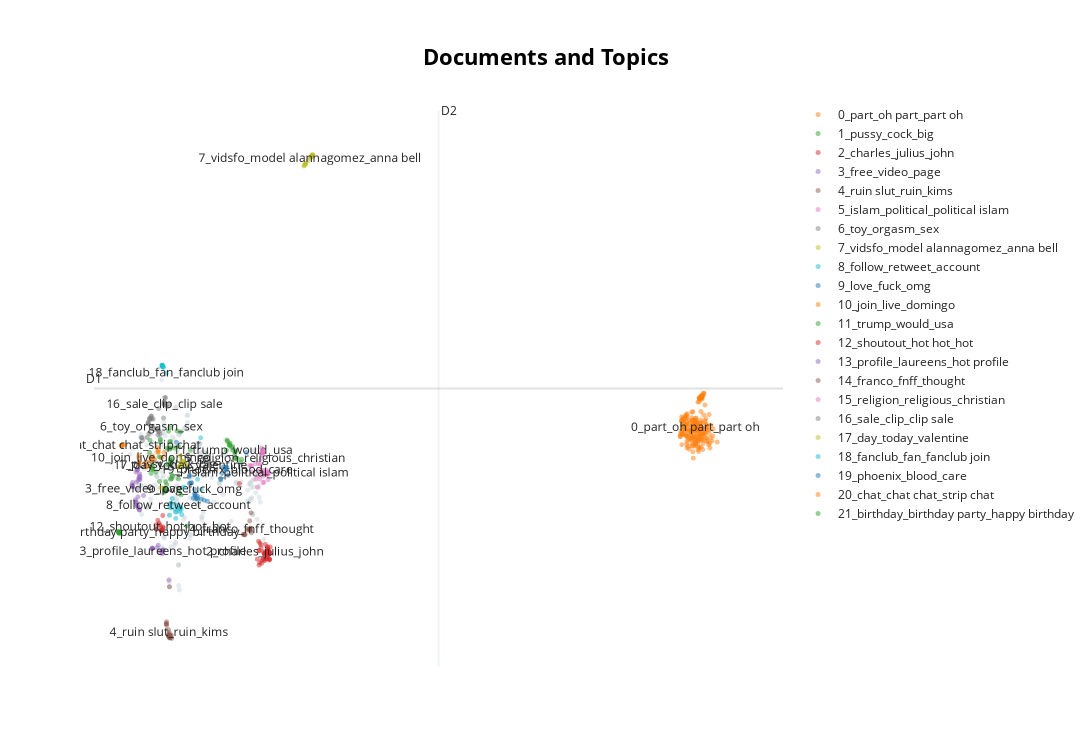

Notebook code cell kept with this figure:
### Code cell
model.visualize_documents(tweets)

### Figure 1 — Plotly figure (JSON) as saved in the notebook; plotly's stock layout.template omitted (floating-point values rounded to 4 significant figures; data arrays with more than 128 entries replaced by an {"elided": "..."} marker saying what was removed)
{"data": [{"hoverinfo": "text", "hovertext": {"elided": "222 str values"}, "marker": {"color": "#CFD8DC", "opacity": 0.5, "size": 5}, "mode": "markers+text", "name": "other", "showlegend": false, "type": "scattergl", "x": {"elided": "222 float values"}, "y": {"elided": "222 float values"}}, {"hoverinfo": "text", "hovertext": {"elided": "220 str values"}, "marker": {"opacity": 0.5, "size": 5}, "mode": "markers+text", "name": "0_part_oh part_part oh", "text": {"elided": "220 str values"}, "textfont": {"size": 12}, "type": "scattergl", "x": {"elided": "220 float values"}, "y": {"elided": "220 float values"}}, {"hoverinfo": "text", "hovertext": ["bap bop bip boop", "native excuse drink", "take bite", "pervert german grandma rub huge clitoris live stream", "vip drink", "drop friday kylie quinn back ready get piped", "literally female train surprisingly even black noir many others th", "let cumwhore checkout hot bareback vids enjoy floo", "guess bra size", "another fav scene mine feature russian babe", "bad day stick face sweater puppy magically well", "wan na play pussy u check link u wan na", "tokyo lynn boob proof men focus two thing old account", "flood pussy bareback ao inseminate mouth day", "creampie", "must fallow oh yeah daddy make cum", "marilyn hot latina need little huge cock visit", "ball deep anal dap pee drink butt rise creampie swallow amaze", "get ta see venezuelan slut suck cock get fuck trio marianne photography kev", "cocksucker club classic scene", "brazzers girl double anal trouble sofia lee part", "spermahure sunny hur sun want l", "nikkis dildo stuffed pussy wednesday check work", "pathetic white dick compare bbc full vids hotwife meet hardcore page", "big cock busty hairy milf", "handle milky mega tit onlythe hottest natural", "maki hojo one day stay vil", "nude boob one picture picture rid dick grab tit one like bet", "cock suck always train get practice see lipstick stain dick", "probably hottest latina ever live stream latinashot", "angel natalia queen baberotica vr hot", "splish splash take bath", "pam pur gt gt pussy tit titten fotze", "spit shine", "swp spicygirls nikkilove let show true pleasure follow", "let cumwhore checkout hot bareback vids vouch", "follow la diva del tubo sexy model", "slut eat insemination spermakresses video online h", "free fuck hottest girl", "stf babe add", "trish gon na get fuck creamy pussy watch full video", "big titty mil f amp cougar compilation part promise pussy stay dry watch full movie", "come hang sexy model mistress lucilla", "let take back year ago big boob long pussy beat vip page", "big titty mil f amp cougar compilation part rub pussy watch full movie", "follow cum", "paranoia anime girl actual fuck even", "colombian housewife super horny livestream colombiangirl bustyandproud", null], "marker": {"opacity": 0.5, "size": 5}, "mode": "markers+text", "name": "1_pussy_cock_big", "text": ["", "", "", "", "", "", "", "", "", "", "", "", "", "", "", "", "", "", "", "", "", "", "", "", "", "", "", "", "", "", "", "", "", "", "", "", "", "", "", "", "", "", "", "", "", "", "", "", "1_pussy_cock_big"], "textfont": {"size": 12}, "type": "scattergl", "x": [-4.645, -4.178, -4.27, -5.432, -4.336, -4.606, -4.166, -5.359, -4.59, -4.274, -3.775, -4.549, -4.611, -5.095, -4.636, -5.042, -4.857, -4.693, -4.772, -4.574, -4.692, -5.405, -4.632, -5.407, -4.616, -5.23, -3.915, -5.483, -4.427, -4.878, -4.81, -4.757, -4.566, -4.617, -5.017, -5.36, -4.852, -5.498, -5.076, -4.273, -4.532, -4.583, -4.865, -4.622, -4.611, -5.045, -4.814, -4.86, -4.748], "y": [0.238, 0.5227, 0.09994, -0.6565, 0.5481, -0.8234, -1.265, -0.5534, -0.3445, -1.146, 0.004812, -0.7056, 0.2493, -0.1852, 0.6393, 0.3049, -1.127, 0.5392, -0.9796, -0.3574, -0.3965, -0.419, 0.06119, -0.518, -0.2763, -0.6197, -2.148, 0.2814, 0.06181, -1.189, -1.159, 0.05657, -0.8112, 0.03674, -0.2068, -0.4962, -1.157, -0.06439, -0.8862, -0.8132, -0.7379, -0.2383, -1.109, 0.05921, -0.3028, 0.2303, -0.8986, -1.117, -0.4119]}, {"hoverinfo": "text", "hovertext": ["alexei savrasov", "heinrich buerkel", "southern nationalist", "sanford robinson gifford", "carl blechen", "johann wilhelm schirmer", "paris night charles courtney curran", "john martin", "queen guinevere john collier", "ludwig thiersch", "jules joseph lefebvre", "laszlo neogrady", "julius von klever", "bard john martin", "alfred breanski", "hubert sattler", "herman herzog", "eduard gaertner", "amaldus nielsen", "septimus severus great commander soldier emperor", "battle stamford bridge detail peter nicolai arbo", "eduard leonhardi", "friedrich frank", "carl frederik rensen", "albert bierstadt", "karl friedrich schinkel", "benjamin williams leader", "willem koekkoek", "francesco ballesio", "roberto ferri", "julius von klever", "julius sergius clever", "tom garc rebull born double individual military medal fnff", "werner peiner", "charles courtney curran", "johann ludwig bleuler", "ernst ferdid ohme", "oswald achenbach", "frederic edwin church", "sanford robinson gifford", "charles leickert", "george osterwald", "henry ford charles lindbergh", "william trost richards", "albert bierstadt", null], "marker": {"opacity": 0.5, "size": 5}, "mode": "markers+text", "name": "2_charles_julius_john", "text": ["", "", "", "", "", "", "", "", "", "", "", "", "", "", "", "", "", "", "", "", "", "", "", "", "", "", "", "", "", "", "", "", "", "", "", "", "", "", "", "", "", "", "", "", "", "2_charles_julius_john"], "textfont": {"size": 12}, "type": "scattergl", "x": [-0.6844, -0.385, -1.688, -0.4159, -0.4995, -0.4372, -0.8561, -0.6895, -0.8287, -0.4336, -0.7832, -0.5043, -0.5546, -0.7367, -0.4915, -0.4304, -0.4788, -0.5192, -0.6273, -0.8479, -0.9325, -0.4848, -0.4726, -0.5822, -0.4026, -0.4748, -0.6158, -0.5922, -0.8221, -0.8765, -0.4767, -0.8569, -0.7732, -0.4401, -0.7488, -0.4106, -0.4473, -0.6277, -0.5288, -0.402, -0.6491, -0.6277, -0.5438, -0.5613, -0.4123, -0.6145], "y": [-2.88, -2.749, -0.9477, -3.087, -2.764, -2.957, -3.261, -3.08, -3.192, -2.93, -2.68, -2.734, -3.079, -3.124, -2.833, -3.114, -2.894, -2.952, -2.937, -2.846, -3.092, -2.873, -2.817, -2.919, -2.921, -2.802, -3.132, -2.673, -2.631, -2.583, -3.072, -2.855, -2.766, -2.947, -3.211, -2.892, -2.879, -2.933, -2.944, -3.102, -3.121, -2.98, -3.08, -3.048, -2.895, -2.893]}, {"hoverinfo": "text", "hovertext": ["uploaded bunch pregcy video today", "need custom video direct fantasy", "free trial new onlyfans page", "break video super bowl streaker release", "would love remind friend x hx please vote x video", "open free daily uncensored pic big titty pink beautiful pussy live stream custom video", "check hot couple page paywalls video add daily", "found teacher private onlyfans", "found free onlyfans", "teacher onlyfans account save", "give join full length scene exclusive content pay per view porn star amateur month ht", "full video video make money video htt", "hard watch without fall love already know work please check", "good morning xuxu instagram hit k saturday post little uncensored video", "uncensored", "one good imagine two giveaway two link want win monthly mine free access", "free porn emisting hpa", "lil hoe move full length scene exclusive content pay per view porn star amateur month", "couple love fuck first people subscribe free onlyfans page amp write personal", "get p watch free", "free", "etika mythra censorship smash ultimate", "video online", "free porn ismitting hpartyfree", "babysitter get paid dick", "come see uncensored", "video online", "free hot private page top cash fold co", "free hot private page", "free", null], "marker": {"opacity": 0.5, "size": 5}, "mode": "markers+text", "name": "3_free_video_page", "text": ["", "", "", "", "", "", "", "", "", "", "", "", "", "", "", "", "", "", "", "", "", "", "", "", "", "", "", "", "", "", "3_free_video_page"], "textfont": {"size": 12}, "type": "scattergl", "x": [-6.251, -6.22, -6.022, -6.236, -6.218, -5.994, -6.054, -5.92, -5.994, -5.928, -5.955, -5.985, -5.753, -6.069, -6.025, -6.07, -5.929, -5.917, -5.97, -5.991, -6.072, -5.914, -6.215, -5.911, -5.897, -6.025, -6.216, -6.087, -6.021, -6.104, -6.032], "y": [-0.9884, -1.018, -1.594, -1.013, -0.9171, -0.5431, -0.9113, -1.688, -1.606, -1.7, -0.7811, -0.852, -1.285, -0.6205, -0.56, -1.507, -0.7338, -0.8231, -1.651, -1.326, -1.465, -0.6714, -1.04, -0.8276, -0.7535, -0.5617, -1.033, -1.464, -1.564, -1.407, -1.097]}, {"hoverinfo": "text", "hovertext": ["laureen pink onlyfansgirl shoutout day", "laureen pink", "laureen pink kims cunt ruin slut", "laureen pink cum mouth", "laureen pink kims cunt ruin slut", "laureen pink blonde pornwhores well", "laureen pink", "laureen pink blonde pornwhores well h", "laureen pink", "laureen pink", "merendaron", "laureenpinkxxx mdh laureen pink", "laureen pink info", "laureen pink movie orgy continue", "laureen pink ht", "laureen pink", "illillillillilli", "gb society part kims cunt ruin slut laureen pink", "laureen pink", "laureen pink", "laureen pink", "laureen pink mv girl shoutout sign enjoy", "laureen pink", "annabel redd", "laureen pink", "laureen pink", "titty tuesday laureen pink", "gangbang society slutty orgy continue laureen pink", null], "marker": {"opacity": 0.5, "size": 5}, "mode": "markers+text", "name": "4_ruin slut_ruin_kims", "text": ["", "", "", "", "", "", "", "", "", "", "", "", "", "", "", "", "", "", "", "", "", "", "", "", "", "", "", "", "4_ruin slut_ruin_kims"], "textfont": {"size": 12}, "type": "scattergl", "x": [-4.684, -4.648, -4.792, -4.618, -4.775, -4.648, -4.614, -4.56, -4.65, -4.654, -4.616, -4.673, -4.633, -4.663, -4.631, -4.643, -4.655, -4.783, -4.697, -4.656, -4.693, -4.699, -4.648, -4.574, -4.655, -4.627, -4.693, -4.776, -4.666], "y": [-5.222, -5.311, -4.922, -5.31, -4.969, -5.258, -5.318, -5.341, -5.29, -5.282, -5.265, -5.242, -5.301, -5.264, -5.297, -5.292, -3.877, -4.931, -5.279, -5.302, -5.249, -5.094, -5.292, -5.245, -5.329, -5.316, -5.279, -4.871, -5.177]}, {"hoverinfo": "text", "hovertext": ["syrian apprehend allegedly shoot kill kafir boulder influence sunna mo", "never thought say lose rule law country justice become almost completely pol", "spanish police investigate jihadi organization accurate report medium unlike le agency th", "another jihad attack jew france understand islamic doctrine becomes clear jew", "congratulation gulf congratulation qatar congratulation saudi arabia gulf reconciliation", "book measure mohammed depth study duality aspect islamic ideology", "brexit party go dissolve", "fire jihad come soon one forest", "hey america elect mixed race muslim president fail", "gambian imam condemns ban fgm say islam god want information political", "listen word compare event god bear witness word dr colonel zayed al banawi detain saudi prison man betrays", "miami imam share knowledge doctrine islam information politi", "know doctrine political islam would come shock daniel pearl consider", "turkish dutch novelist writes life get death threat information political islam go", "keep jihad britain information political islam go si", "disappointed release decision harry sasunyan kill turkish diplomat kemal ar kan diplomata", "story circulate around couple year imo help explain conservative chief justice john r", "list right convention prepare get third conventional prevent new constitution", "democracy suck", "political islam freedom initiative go full political u congress inf", "syria question election something", "french teacher spoke spread radical islam understand beheading death", "mohammed bin salman game end", "propose introduce legislation redefine term news opinion reclassify journalist entertaine", "information political islam go sign newsletter", "sharia islamic law law must obeyed allah sunna mohammed", "political islam strong hold france violent jihad form bombing stabbings assassination", null], "marker": {"opacity": 0.5, "size": 5}, "mode": "markers+text", "name": "5_islam_political_political islam", "text": ["", "", "", "", "", "", "", "", "", "", "", "", "", "", "", "", "", "", "", "", "", "", "", "", "", "", "", "5_islam_political_political islam"], "textfont": {"size": 12}, "type": "scattergl", "x": [-0.8811, -1.203, -0.675, -0.6803, -0.6543, -0.5055, -0.653, -0.4703, -0.9961, -0.4969, -0.5468, -0.4421, -0.5127, -0.5493, -0.4952, -0.769, -1.255, -1.021, -1.171, -0.5679, -0.8972, -0.5984, -0.5394, -1.161, -0.5569, -0.4878, -0.5759, -0.7171], "y": [-0.7173, -0.4534, -0.7394, -0.9212, -0.5719, -0.6594, -0.905, -0.8349, -0.8243, -0.6277, -0.563, -0.6564, -0.6701, -0.6567, -0.7001, -0.5648, -0.4293, -0.381, -0.4373, -0.6688, -0.5879, -0.6454, -0.6619, -0.6152, -0.6571, -0.6246, -0.6912, -0.6469]}, {"hoverinfo": "text", "hovertext": ["squirt public flamingo app control vibrator easy order must try get", "omg amaze toy woman speed woman g spot waterproof vibrator h buy hear", "married couple share kinky sex life let society tell u life look like", "wow speechless use new male masturbator sex toy feel like fuck recommend", "see smoke mirror whole world sell sex still turn", "girlfriend buy toy double fun dont wait anymore start fun c", "ever anal orgasm lustyage reach maximum orgasmsup discount product", "woman really enjoy good sex need toy badly wait bro click buy one click", "nine mindblowing orgasm fuckfest girl cum official number", "toy perfect give girl naughty fun high quality orgasm squirt must everybod", "yeah sex great ever see people dump statue slave owner river slave ship", "orgasm hot newcomer check", "wtf orgasm", "new bdsm metal anal vaginal dilator speculum mirror bdsm anal sextoy sex test free dm reply get one", "come closer buzz toy offer best orgasm online hot sexy", "good toy woman use want omg really flamingo app control smart vibrator", "naughty toy work anywhere even air fun outdoor game wait click", "headpats best nintendo", "girl try sucker naughty toy lick amaze worldwide free shipping get h", "eleven orgasm", "best anal attitude obtain trial membership full membership", "wow speechless use new mode automatic thrust rotate male masturbator sex toy feel lik", "porn industry best kept secret huge ejaculation load experience new level pleasure folsac c", "anyone want try vibrator home worldwide free shipping get", null], "marker": {"opacity": 0.5, "size": 5}, "mode": "markers+text", "name": "6_toy_orgasm_sex", "text": ["", "", "", "", "", "", "", "", "", "", "", "", "", "", "", "", "", "", "", "", "", "", "", "", "6_toy_orgasm_sex"], "textfont": {"size": 12}, "type": "scattergl", "x": [-5.42, -5.51, -5.799, -5.556, -5.819, -5.48, -5.204, -5.545, -5.144, -5.376, -5.84, -5.12, -5.083, -5.52, -5.307, -5.491, -5.418, -5.347, -5.426, -5.138, -5.057, -5.563, -5.596, -5.434, -5.425], "y": [0.9749, 0.8925, 0.2772, 0.7967, 0.357, 0.871, 0.6183, 0.7515, 0.4361, 0.68, 0.3574, 0.5238, 0.5278, 0.4742, 0.5861, 0.9067, 0.8901, 0.8859, 0.9133, 0.5706, 0.4523, 0.757, 0.3656, 0.9565, 0.6593]}, {"hoverinfo": "text", "hovertext": ["amp", "energy", "amp", "amp naughty doctor anna bell peak", "gt gt gt", "amp", "get fund amp closer goal thank mv sale", "gt amp gt", "amp", "amp create account anal vidsfo", "amp", "f l l w asswednesdayonline amp", "amp", "gt gt", "amp", "gt amp gt amp", "new stretch properly star amp produce htt", "gt amp gt", "gt amp gt amp", "amp", "gorgeous amp adorable hot new model alannagomez check cam room amp buy hot content", "gt amp gt amp", "amp", null], "marker": {"opacity": 0.5, "size": 5}, "mode": "markers+text", "name": "7_vidsfo_model alannagomez_anna bell", "text": ["", "", "", "", "", "", "", "", "", "", "", "", "", "", "", "", "", "", "", "", "", "", "", "7_vidsfo_model alannagomez_anna bell"], "textfont": {"size": 12}, "type": "scattergl", "x": [1.387, 1.409, 1.363, 1.388, 1.045, 1.348, 1.359, 1.109, 1.366, 1.392, 1.394, 1.409, 1.405, 1.063, 1.36, 1.104, 1.366, 1.101, 1.113, 1.383, 1.389, 1.222, 1.395, 1.299], "y": [8.362, 8.384, 8.341, 8.354, 8.068, 8.324, 8.334, 8.124, 8.343, 8.374, 8.369, 8.384, 8.378, 8.084, 8.334, 8.12, 8.341, 8.117, 8.126, 8.356, 8.362, 8.216, 8.371, 8.285]}, {"hoverinfo": "text", "hovertext": ["subscribe", "tweet privated protect delete", "make sure follow back ig", "get enough outfit subscribe see", "hi guy please give yummy couple new account follow twitter delete last one", "inbox", "post hottest thing follow", "tweet first time year say fuck", "guy please give new account follow", "need follow", "brooklyn chase", "like retweet follow", "retweet like underwear", "retweet pin post", "love gimmick account already", "submit", "twitter apparently go happy seth rogen stephen king bette midler alyssa milano acc", "reminder", "important update", "follow", null], "marker": {"opacity": 0.5, "size": 5}, "mode": "markers+text", "name": "8_follow_retweet_account", "text": ["", "", "", "", "", "", "", "", "", "", "", "", "", "", "", "", "", "", "", "", "8_follow_retweet_account"], "textfont": {"size": 12}, "type": "scattergl", "x": [-4.215, -4.646, -4.338, -4.388, -4.643, -4.156, -4.416, -4.045, -4.4, -4.24, -4.136, -4.443, -4.531, -4.585, -4.654, -4.185, -4.583, -3.464, -3.3, -4.206, -4.279], "y": [-1.729, -1.528, -1.741, -1.934, -1.62, -1.68, -1.667, -1.044, -1.757, -1.637, -1.824, -1.529, -1.375, -1.503, -1.847, -1.622, -1.637, -0.8243, -1.112, -1.645, -1.563]}, {"hoverinfo": "text", "hovertext": ["lover", "perfect view", "sweet mother fuck", "omg incredible", "omg", "cute", "ohh yeah baby like", "love", "sexy love also love get spank", "perfection", "wow", "horny", "fuck tent", "hot girl", "gorgeous", "good girl", "tell fuck love", null], "marker": {"opacity": 0.5, "size": 5}, "mode": "markers+text", "name": "9_love_fuck_omg", "text": ["", "", "", "", "", "", "", "", "", "", "", "", "", "", "", "", "", "9_love_fuck_omg"], "textfont": {"size": 12}, "type": "scattergl", "x": [-3.808, -3.531, -3.584, -3.307, -3.047, -3.466, -3.575, -3.709, -3.818, -3.465, -3.187, -4.355, -3.807, -3.651, -3.474, -3.563, -3.757, -3.594], "y": [-0.716, -1.369, -1.226, -1.391, -1.446, -1.302, -1.263, -0.9262, -0.7562, -1.39, -1.419, 0.2257, -0.9362, -1.364, -1.36, -1.292, -0.9352, -1.11]}, {"hoverinfo": "text", "hovertext": ["country high quality show join club today chat naked girl h", "cum join super sexy webcam week", "domingo de ganar seguidores feliz domingo todos month every day personal webcam mischief", "sexy ashley would probably rather suck real cock livestream", "always cleaning naughtiness come see join post week", "feel free join buzz beautiful tight pu online camgirl orgasm live", "join pleasure", "join akow camgirls", "join akow camgirls onlyfans", "live sensual eroticism chat dream woman chatseksfree community", "hello go online right come chill bedroom", "dirty livestream super cute mya masturbait masturbandose live chat", "get blm join cause need shield front line", "join pleasure", "like see today join rt want cream", "join", "domit secretary cam", null], "marker": {"opacity": 0.5, "size": 5}, "mode": "markers+text", "name": "10_join_live_domingo", "text": ["", "", "", "", "", "", "", "", "", "", "", "", "", "", "", "", "", "10_join_live_domingo"], "textfont": {"size": 12}, "type": "scattergl", "x": [-5.955, -5.646, -5.643, -5.889, -4.97, -5.343, -5.183, -5.372, -5.464, -5.956, -5.284, -5.957, -5.131, -5.122, -4.886, -5.141, -5.577, -5.442], "y": [-0.2231, -0.3351, -0.4778, -0.3676, -0.2036, -0.2182, 0.07142, -0.1654, -0.3045, -0.154, -0.2727, -0.3733, -0.05636, 0.007548, -0.06598, -0.04405, -0.4553, -0.214]}, {"hoverinfo": "text", "hovertext": ["last week introduce bill end joe biden ban oil gas lease federal land water people", "would want american actually believe go give fine fine sure work", "would challenge usa usa make weapon think defy russia russian make stove pipe", "today another reminder democrat play win republican play avoid mean thing say", "watch live join u john kerry mark united state entry paris agreement", "question anymore goat coach brady always argument wa", "want make difference seriously get board election run local supervisor election ho", "digital soliders get trend last u remove obama bin lie insidejob obama gate treason obamag", "oh poll trump favorability republican mc connell", "biden presidency awesome iran amp wuhan lab get money american get dime let sink amp enj", "generation thank china", "try ask give guy order would dam evidence trump wonder", "michigan lawmaker demand investigation gov whitmer nursing home order", "china one great national security threat america second democrat party", "f pee tape know trump left steam load president bedroom joe try remember", "thought larry president great idea", "rename antifa democratic distraction team", null], "marker": {"opacity": 0.5, "size": 5}, "mode": "markers+text", "name": "11_trump_would_usa", "text": ["", "", "", "", "", "", "", "", "", "", "", "", "", "", "", "", "", "11_trump_would_usa"], "textfont": {"size": 12}, "type": "scattergl", "x": [-2.128, -1.972, -2.003, -1.833, -1.866, -2.243, -1.593, -2.205, -1.883, -2.092, -1.645, -2.083, -1.852, -1.785, -2.196, -2.114, -1.842, -1.961], "y": [0.1636, 0.09754, 0.07805, -0.2231, -0.04686, -0.0016, -0.2578, 0.2796, -0.1003, 0.1517, -0.3406, 0.2021, -0.01417, -0.2317, 0.2502, 0.1256, -0.232, -0.005867]}, {"hoverinfo": "text", "hovertext": ["shoutout kevins angel check centerfold kevins angel", "shoutout want juice hole", "want add voice call andy ngo dangerous write blog lo", "found speech talk", "shoutout pump cunt full", "amaze persistent popularity three", "shoutout mustfollow ii want", "shoutout mustfollow", "longo playlist", "shoutout mustfollow hot hot hot hot hot hot hot hot", "shoutout", "shoutout mustfollow w", "shoutout kevins angel check eroticism magazin centerfold kevins", "shoutout pump cunt full hot", null], "marker": {"opacity": 0.5, "size": 5}, "mode": "markers+text", "name": "12_shoutout_hot hot_hot", "text": ["", "", "", "", "", "", "", "", "", "", "", "", "", "", "12_shoutout_hot hot_hot"], "textfont": {"size": 12}, "type": "scattergl", "x": [-4.936, -5.069, -5.209, -5.229, -5.097, -4.938, -5.005, -4.97, -4.996, -4.977, -4.977, -4.993, -4.929, -5.15, -5.034], "y": [-2.203, -2.115, -2.243, -2.116, -2.07, -1.853, -2.287, -2.253, -2.285, -2.267, -2.263, -2.291, -2.18, -1.988, -2.173]}, {"hoverinfo": "text", "hovertext": ["laureenpink profile", "laureen pink mdh laureens heisses profil laureens megahot profile signup", "go quickly visit profile kinky", "mustfollow laureen pink laureen hot profile sign free", "mustfollow laureen pink mdh laureen hot profile laureen megahot profile", "laureens hot profile", "laureenpink profile", "laureenpink", "help find frens", "laureen pink laureens heisses profil laureens megahot profile signup htt", "mustfollow laureen pink pornblog free sign enjoy", "mustfollow laureen pink laureen hot profile register free", "laureenpink profile", "mustfollow laureen pink laureen hot profile register free", null], "marker": {"opacity": 0.5, "size": 5}, "mode": "markers+text", "name": "13_profile_laureens_hot profile", "text": ["", "", "", "", "", "", "", "", "", "", "", "", "", "", "13_profile_laureens_hot profile"], "textfont": {"size": 12}, "type": "scattergl", "x": [-5.37, -4.96, -5.129, -4.944, -4.958, -5.177, -5.383, -5.404, -4.675, -4.961, -4.935, -4.921, -5.383, -4.918, -5.08], "y": [-2.775, -2.939, -2.695, -2.839, -2.861, -2.764, -2.783, -2.795, -3.683, -2.901, -2.842, -2.827, -2.783, -2.833, -2.88]}, {"hoverinfo": "text", "hovertext": ["town vich receive francisco franco like fnff historiade espa", "movie troy event portrayed completely differently dead bed euphorbus kill menelaus place paris", "ottoman military organization hungary fortress fortress garrison fice kl ra hegyi memoriam lajos", "army pas hellespond army million herodotus claimed significant part eg", "attribute success roman empire strength army else would success roman army", "europe whenever rom topic conversation", "thought franco economic union council galicia fnff pensamientodefranco", "franco receives commission general council official college agricultural expert", "franco thought union administration dialogue fnff thought", "bishop pedro cantero cuadrado great supporter social assistance fnff", "thought franco old union fnff pensamientodefranco", "roman republic farmer late teen thirty expect conscription citizen soldier", "memory epic franco legionnaire live la raz n fnff", "thought franco unionism production work fnff pensamientod", null], "marker": {"opacity": 0.5, "size": 5}, "mode": "markers+text", "name": "14_franco_fnff_thought", "text": ["", "", "", "", "", "", "", "", "", "", "", "", "", "", "14_franco_fnff_thought"], "textfont": {"size": 12}, "type": "scattergl", "x": [-1.232, -1.522, -1.253, -1.448, -1.493, -1.195, -1.224, -1.237, -1.248, -1.18, -1.22, -1.468, -1.336, -1.241, -1.307], "y": [-2.248, -2.391, -2.006, -2.394, -2.386, -1.775, -2.211, -2.237, -2.241, -2.34, -2.284, -2.403, -2.261, -2.232, -2.244]}, {"hoverinfo": "text", "hovertext": ["holocaustianity religion question", "accidentally create christianity", "disturb element hbo rome series emotional closeness incest let incense religious society", "point except ritual humiliation ruling establishment enforce fairy tale keep th", "entire point high art help orientate people consciously unconsciously towards great spiritual aw", "homosexuality abomination god lev roman jude hope jesus christ repent perish", "award israel people call racial supremacist religion literally normalizes casu", "christian persecute world add insult injury mainstream christian even know", "rebellion alberta church province covid restriction religious gathering continued", "dc police arrest rioter burn st john church arrest enrique tarrio blm ba", "adopt religion truth give scripture fight give", "non german national socialist nazi believe lie told school televi zion", "mormon christian religion good fantasy world religious insanity n", null], "marker": {"opacity": 0.5, "size": 5}, "mode": "markers+text", "name": "15_religion_religious_christian", "text": ["", "", "", "", "", "", "", "", "", "", "", "", "", "15_religion_religious_christian"], "textfont": {"size": 12}, "type": "scattergl", "x": [-0.7894, -0.7166, -0.7092, -0.716, -0.7309, -0.7597, -0.8268, -0.7297, -0.6858, -0.8853, -0.6762, -0.9291, -0.6977, -0.7579], "y": [-0.395, -0.07382, -0.03589, -0.04881, 0.04647, -0.07554, -0.818, -0.1223, -0.1096, -0.3863, -0.0218, -1.05, -0.01304, -0.2387]}, {"hoverinfo": "text", "hovertext": ["swallow every drop gangbangs clip sale via", "killerdriver crashed back son ethan rid moped work min hom", "tabooless cumwhore creampie clip sale via", "still know catalog book sale new edition old marked novelty", "new hot clip red dildo find", "clip neu new mini hot solo mini geiles solo feat mini hotcore sell userd", "cum mouth gangbangs clip sale via", "new new swallow every drop gangbangs clip sale via", "public service announcement new cheat code discover kirby", "slutty fuckmeat asianprincess clip sale via", "lesbo cunt pussy eat lesbian clip sale via", "control phone squirt tick tock stock run act", null], "marker": {"opacity": 0.5, "size": 5}, "mode": "markers+text", "name": "16_sale_clip_clip sale", "text": ["", "", "", "", "", "", "", "", "", "", "", "", "16_sale_clip_clip sale"], "textfont": {"size": 12}, "type": "scattergl", "x": [-4.871, -4.646, -4.896, -4.75, -4.853, -4.817, -4.842, -4.879, -4.907, -4.884, -4.843, -5.113, -4.858], "y": [1.371, 1.308, 1.293, 1.235, 1.499, 1.49, 1.317, 1.372, 0.9141, 1.339, 1.281, 1.183, 1.3]}, {"hoverinfo": "text", "hovertext": ["cy love trump get trend give lovely message wake valentine day", "day left christmas closer christmas get confident become", "happy suductivesunday super bowl go bucs hope amaze sunday check onlyfans", "vdaygiveaway make sure follow tell u sexiest vday date", "happy three king day enter telegram today discover little gift mega offer today onlyfans", "sienna get horny work go join onlyfans today say hello buy indivi", "happy valentine day babe online day cum play let get naughty onlyfans", "happy valentine day cy", "time man way try come surprise partner big new easy orde", "play day today discount price fan let cum together", "post today beautiful red one like red must follow wish nice", null], "marker": {"opacity": 0.5, "size": 5}, "mode": "markers+text", "name": "17_day_today_valentine", "text": ["", "", "", "", "", "", "", "", "", "", "", "17_day_today_valentine"], "textfont": {"size": 12}, "type": "scattergl", "x": [-3.895, -4.102, -4.042, -5.02, -4.138, -4.26, -4.173, -4.062, -4.24, -4.198, -3.997, -4.193], "y": [-0.4327, -0.323, -0.3172, -1.063, -0.2952, -0.4715, -0.3865, -0.3698, -0.4798, -0.1641, -0.4387, -0.431]}, {"hoverinfo": "text", "hovertext": ["shoutout gt new x hamster gold fanclub join fan club enjoy select clip top quality hot", "shoutout gt new x hamster gold fanclub join fan club enjoy select clip top quality hot", "shoutout gt x hamster gold fanclub join fan club enjoy select clip top quality hot", "shoutout gt new x hamster gold fanclub join fan club enjoy select clip top quality hot", "shoutout gt new x hamster gold fanclub join fan club enjoy select clip top quality hot", "hexed man", "aoc fanclub go", "shoutout gt x hamster gold fanclub join fan club enjoy select clip top quality hot", "shoutout gt new x hamster gold fanclub join fan club enjoy select clip top quality hot", "fan new content modelhub", null], "marker": {"opacity": 0.5, "size": 5}, "mode": "markers+text", "name": "18_fanclub_fan_fanclub join", "text": ["", "", "", "", "", "", "", "", "", "", "18_fanclub_fan_fanclub join"], "textfont": {"size": 12}, "type": "scattergl", "x": [-4.967, -4.958, -4.945, -4.928, -4.98, -3.331, -4.907, -4.954, -4.971, -4.941, -4.788], "y": [2.411, 2.403, 2.394, 2.379, 2.384, 0.3539, 2.354, 2.411, 2.417, 2.357, 2.186]}, {"hoverinfo": "text", "hovertext": ["news say something make true c", "take care covid someone say sick father mother sister brother", "oh youre worth million im worth million im go beat death", "yes bravo die everyone revive revenge nazi phoenix phoenix chosen blood race become phoenix", "care make bullshit", "princess wait come c mp p cks", "literally dictate u live insult blood process bad nobody", "people living fear", "imagine shulk main havent played xenoblade", null], "marker": {"opacity": 0.5, "size": 5}, "mode": "markers+text", "name": "19_phoenix_blood_care", "text": ["", "", "", "", "", "", "", "", "", "19_phoenix_blood_care"], "textfont": {"size": 12}, "type": "scattergl", "x": [-2.167, -2.282, -2.221, -2.426, -2.366, -2.477, -2.258, -1.386, -2.486, -2.23], "y": [-0.7115, -0.5486, -0.4867, -0.658, -0.4722, -0.8381, -0.489, -0.06817, -0.8041, -0.5641]}, {"hoverinfo": "text", "hovertext": ["online right hope see stripchat stripchatlive", "strip chat chat", "strip chat chat", "say cancel forever", "sex chat chat", "strip chat chat", "online right hope see stripchat stripchatlive", "strip chat chat", "strip chat chat", null], "marker": {"opacity": 0.5, "size": 5}, "mode": "markers+text", "name": "20_chat_chat chat_strip chat", "text": ["", "", "", "", "", "", "", "", "", "20_chat_chat chat_strip chat"], "textfont": {"size": 12}, "type": "scattergl", "x": [-6.686, -6.67, -6.671, -6.67, -6.542, -6.667, -6.693, -6.68, -6.668, -6.661], "y": [0.14, 0.1277, 0.1332, 0.145, 0.1549, 0.148, 0.124, 0.1403, 0.1336, 0.1385]}, {"hoverinfo": "text", "hovertext": ["laureen pink wool birthday party part new video online", "laureen pink happy birthday party video online", "laureen pink happy birthday party top vid", "laureen pink happy birthday party top vid", "laureen pink laureen awesome solo video online", "laureen pink new vid online register free best", "laureen pink happy birthday party video online", "laureen pink laureen awesome solo video online", "laureen pink happy birthday party top vid", null], "marker": {"opacity": 0.5, "size": 5}, "mode": "markers+text", "name": "21_birthday_birthday party_happy birthday", "text": ["", "", "", "", "", "", "", "", "", "21_birthday_birthday party_happy birthday"], "textfont": {"size": 12}, "type": "scattergl", "x": [-6.811, -6.813, -6.752, -6.778, -6.822, -6.795, -6.799, -6.805, -6.784, -6.796], "y": [-2.321, -2.35, -2.35, -2.358, -2.305, -2.32, -2.337, -2.321, -2.356, -2.335]}], "layout": {"annotations": [{"showarrow": false, "text": "D1", "x": -7.846, "y": 1.75, "yshift": 10}, {"showarrow": false, "text": "D2", "x": 6.754, "xshift": 10, "y": 9.642}], "height": 750, "shapes": [{"line": {"color": "#CFD8DC", "width": 2}, "type": "line", "x0": 6.754, "x1": 6.754, "y0": -6.142, "y1": 9.642}, {"line": {"color": "#9E9E9E", "width": 2}, "type": "line", "x0": -7.846, "x1": 21.35, "y0": 1.75, "y1": 1.75}], "title": {"font": {"color": "Black", "size": 22}, "text": "<b>Documents and Topics", "x": 0.5, "xanchor": "center", "yanchor": "top"}, "width": 1200, "xaxis": {"visible": false}, "yaxis": {"visible": false}}}
